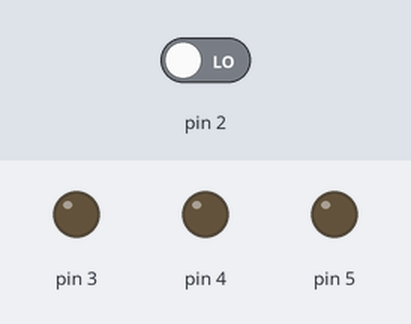
This sketch was run on a simulated Arduino Uno, built with avr-gcc and run on an emulated ATmega328P. Shown: output pins drawn as LEDs (lit = HIGH). The inputs (shaded band) are chosen by the test bench; at power-on: pin 2 LOW.

Above: at 1.2 s.
1.3 s: pin 2 driven HIGH
At 2.1 s:
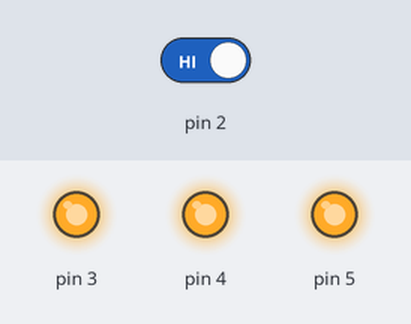
2.8 s: pin 2 driven LOW
At 3.4 s:
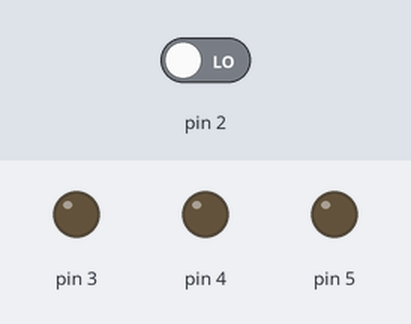
Timing chart, 0 to 5.8 s (numbered marks = the images above; inputs shaded):
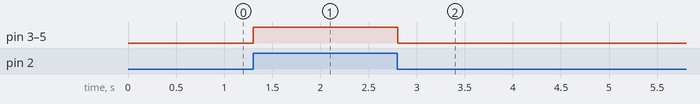

The sketch:

8.PBrgb1.ino
```cpp
//Goal: PB not pressed: RGB white PB pressed: RGB off

//Main theme: digital input/output


void setup() {


  //configure pin 2 as an input and pin 3,4,5 as a OUTPUT
  pinMode(2, INPUT);
  pinMode(3, OUTPUT);
  pinMode(4, OUTPUT);
  pinMode(5, OUTPUT);

}


void loop() {

  //read the pushbutton value into a variable
  int sensorVal = digitalRead(2);

    digitalWrite(3,sensorVal);
    digitalWrite(4,sensorVal);
    digitalWrite(5,sensorVal);
    delay(10);

} 
```

Measured:
- after the input at 1.3 s, pin 3–5: LOW → HIGH at once
- after the input at 2.8 s, pin 3–5: HIGH → LOW at once
